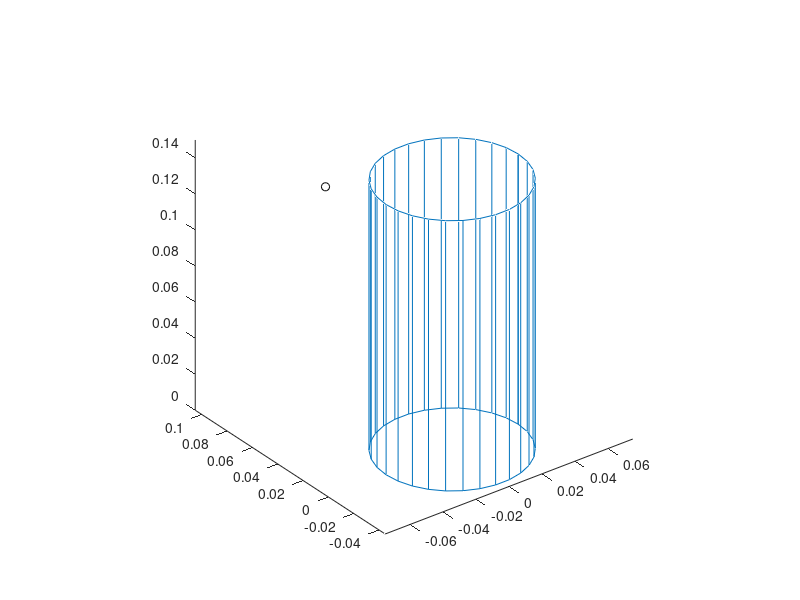

Write the MATLAB code that produced this figure. (Note: this script raises an error after producing the figure.)
%
% Rouler Devoir 4
%
% 
%
format long
clear;
%
rayonVerre=0.04;
%
% eau 
%
xeau=rayonVerre*cos([0:30]*pi/15);
yeau=rayonVerre*sin([0:30]*pi/15);
for simulation=1:4
  if simulation==1
    disp('Simulation 1');
    poso=[0;0.1;0.1];
    xyp=[0.02;0.01];
    he=0.15;
  elseif simulation==2
    disp('Simulation 2');
    poso=[0.1;0;0.1];
    xyp=[0.02;0.01];
    he=0.15;
  elseif simulation==3
    disp('Simulation 3');
    poso=[0.1;0;0.3];
    xyp=[0.02;0.01];
    he=0.2;
    elseif simulation==4
    disp('Simulation 4');
    poso=[0.1;0;-0.1];
    xyp=[0;0];    
    he=0.2;
    endif
  plot3([poso(1)],[poso(2)],[poso(3)],'ko');
  ztop=he*ones(31,1);
  zbot=0*ones(1,31);
  line(xeau,yeau,ztop);
  line(xeau,yeau,zbot);
  for ii=1:31
    line([xeau(ii) xeau(ii)],[yeau(ii) yeau(ii)],[zbot(ii) ztop(ii)]);
  end
  axis equal
  hold
  [xi yi zi couleur]=Devoir4(poso,xyp,he);
  nbpoint=length(couleur);
  orange=[0.929,0.694,0.125];
  for ipoint=1:nbpoint
    if couleur(ipoint) == 1
      plot3([xi(ipoint)],[yi(ipoint)],[zi(ipoint)],'r.');
    elseif couleur(ipoint) == 2
      plot3([xi(ipoint)],[yi(ipoint)],[zi(ipoint)],'.','Color',orange);
    elseif couleur(ipoint) == 3
      plot3([xi(ipoint)],[yi(ipoint)],[zi(ipoint)],'m.');
    elseif couleur(ipoint) == 4
      plot3([xi(ipoint)],[yi(ipoint)],[zi(ipoint)],'g.');
    elseif couleur(ipoint) == 5
      plot3([xi(ipoint)],[yi(ipoint)],[zi(ipoint)],'b.');
    end
  end
  hold;
  pause;
  clearvars poso xi yi zi couleur
end